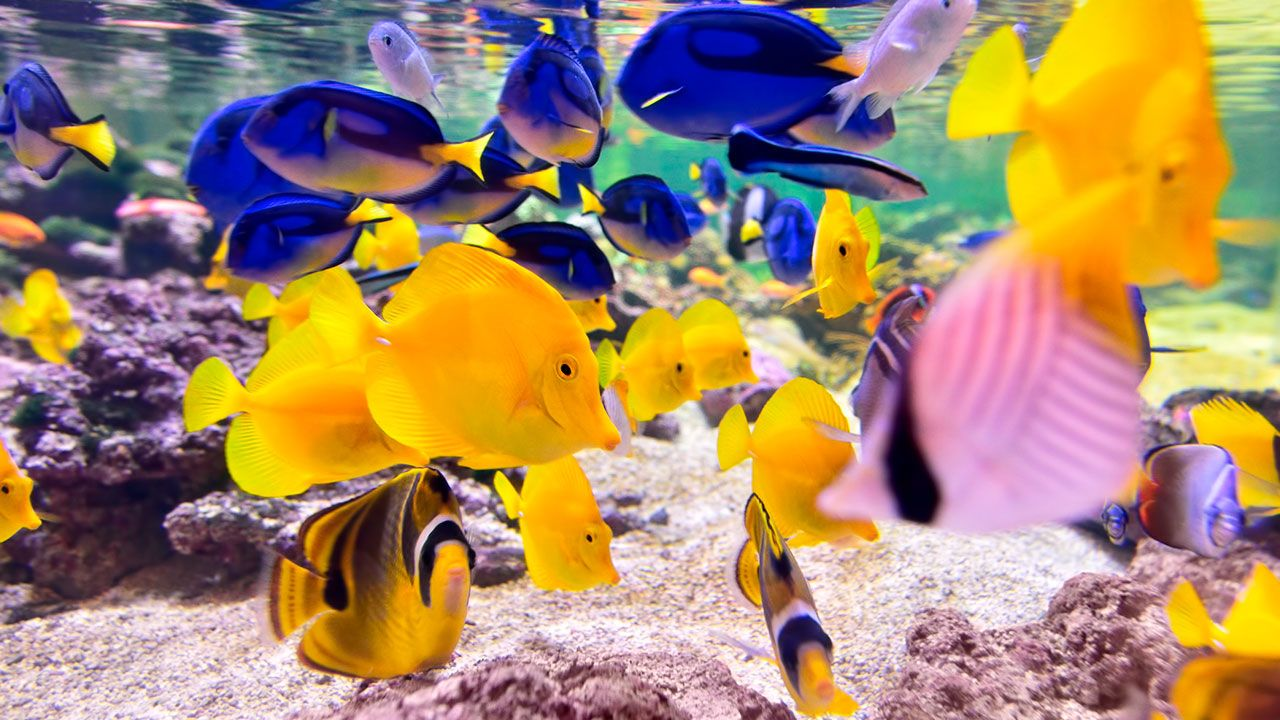
#> input picture imagenProceso/clasificacion-peces-dieta-1280x720x80xX.jpg, 1280 x 720 px
$ python deteccionBordes.py
#> lines starting #> are read from the running program, lines starting #| are printed output that depends on the picture; after the words box and inside, x2 and y2 are one past the last pixel; in counts of white or black regions, pixels touching at a corner belong together
# -*- coding: utf-8 -*-
"""
Created on Sun Mar 20 20:21:19 2022

@author: manci
"""

import cv2 as cv
import numpy as np

a = np.zeros((100,50))
b= np.ones((100,50))
#axis=1 es a columnas
#img=np.uint8(255*np.concatenate((a,b),axis=1))
#si ponemos 0 ya lo convierte a escala de grises
img=cv.imread('imagenProceso/clasificacion-peces-dieta-1280x720x80xX.jpg',0)
#> img: shape (720, 1280); min 0, max 255, mean 141.3

gx=cv.Sobel(img, cv.CV_64F, 1, 0,5)
gy=cv.Sobel(img, cv.CV_64F, 0, 1,5)
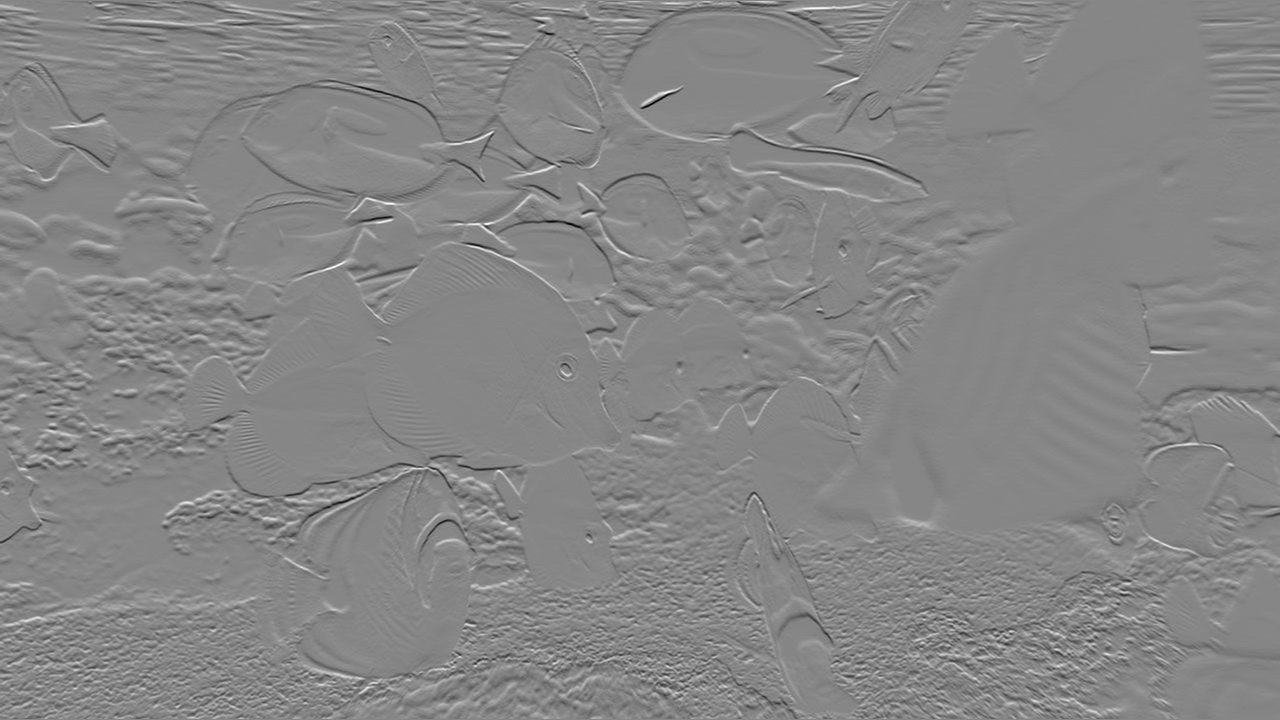
#> gy: shape (720, 1280) float64; min -800, max 722, mean 0.5; drawn with min black and max white
#ang nos da valores de 0 a pi
mag,ang=cv.cartToPolar(gx, gy)
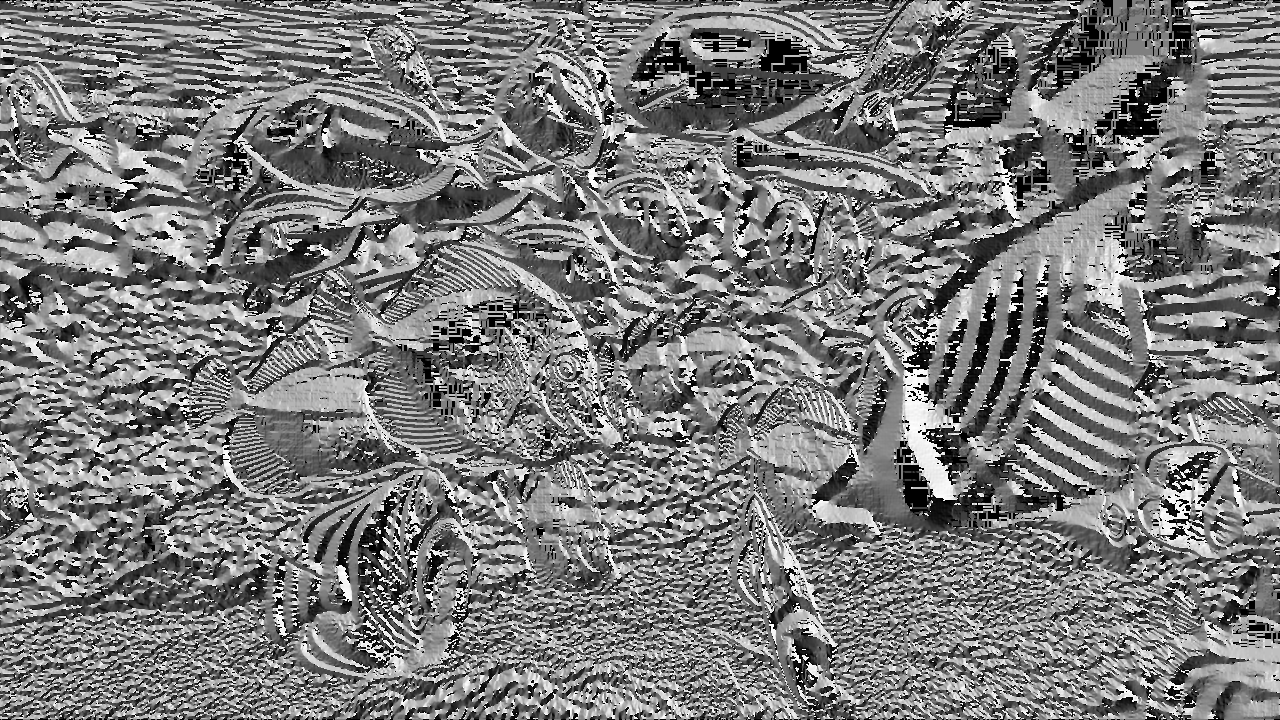
#> ang: shape (720, 1280) float64; min 0, max 6.28, mean 3.04; drawn with min black and max white

#les ponemos valores de 0 a 255
gx=cv.convertScaleAbs(gx)
gy=cv.convertScaleAbs(gy)
mag=cv.convertScaleAbs(mag)
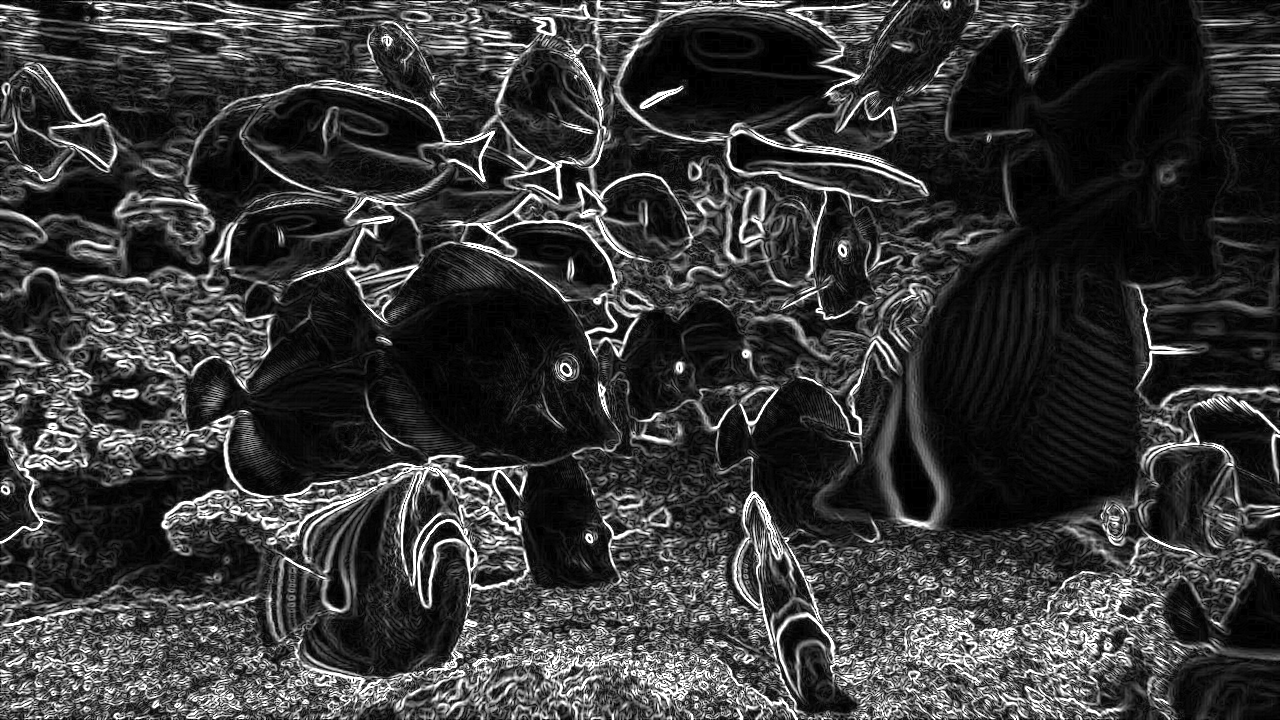
#> mag: shape (720, 1280); min 0, max 255, mean 56

#vamos a convetir radiales a grados
ang=(180/np.pi)*ang

imgFill=cv.GaussianBlur(img, (5,5), 0)
lap=cv.convertScaleAbs(cv.Laplacian(imgFill, cv.CV_64F,5))

#                  umbral min, umbral maximo
canny=cv.Canny(img,55,150)
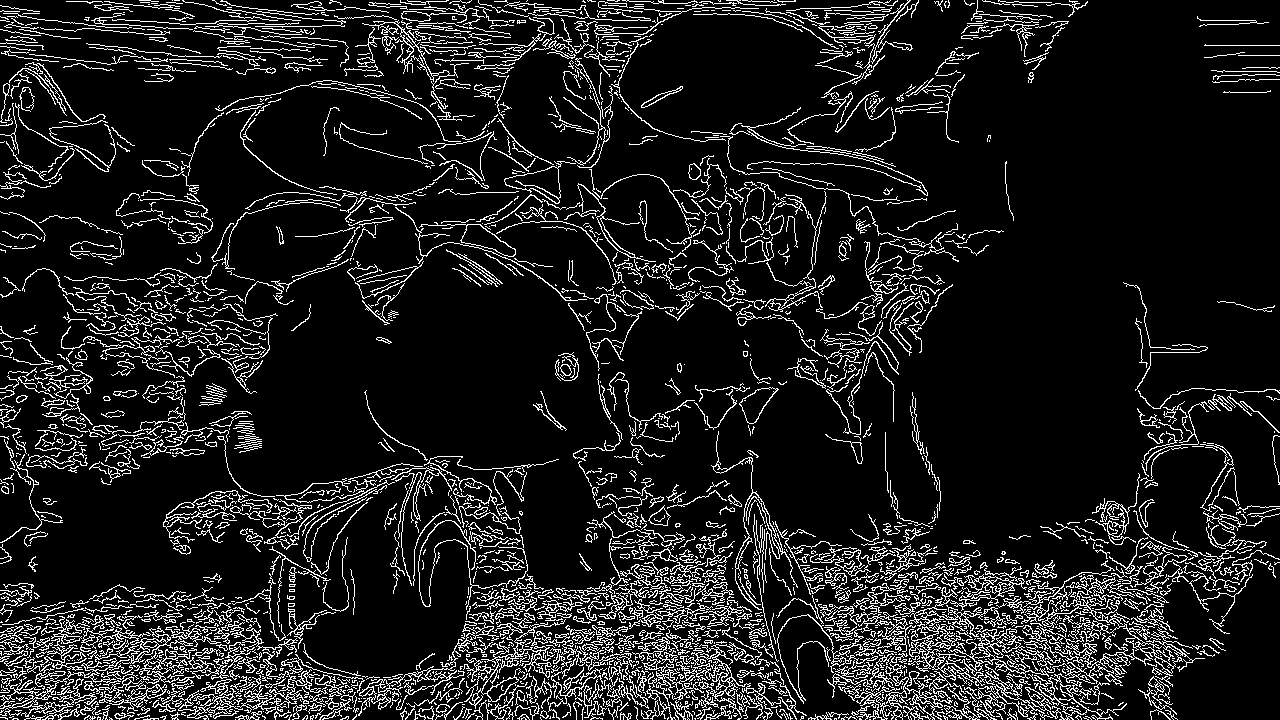
#> canny: shape (720, 1280); 11.4% white in thin lines or dots

cv.imshow('gx',gx)
cv.imshow('gy',gy)
cv.imshow('mag',mag)
cv.imshow('Lap',lap)
cv.imshow('canny',canny)

$ run again, with imagenProceso/cuadro.jpg copied over imagenProceso/clasificacion-peces-dieta-1280x720x80xX.jpg
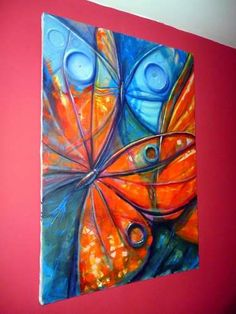
#> input picture imagenProceso/cuadro.jpg, 236 x 314 px
#> `imgFill=cv.GaussianBlur(img, (5,5), 0)`:
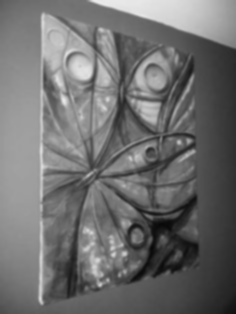
#> imgFill: shape (314, 236); min 9, max 236, mean 110.4
#> `canny=cv.Canny(img,55,150)`:
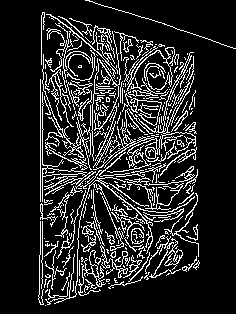
#> canny: shape (314, 236); 15.2% white in thin lines or dots, all inside (x1, y1, x2, y2) = (38, 0, 236, 306)
